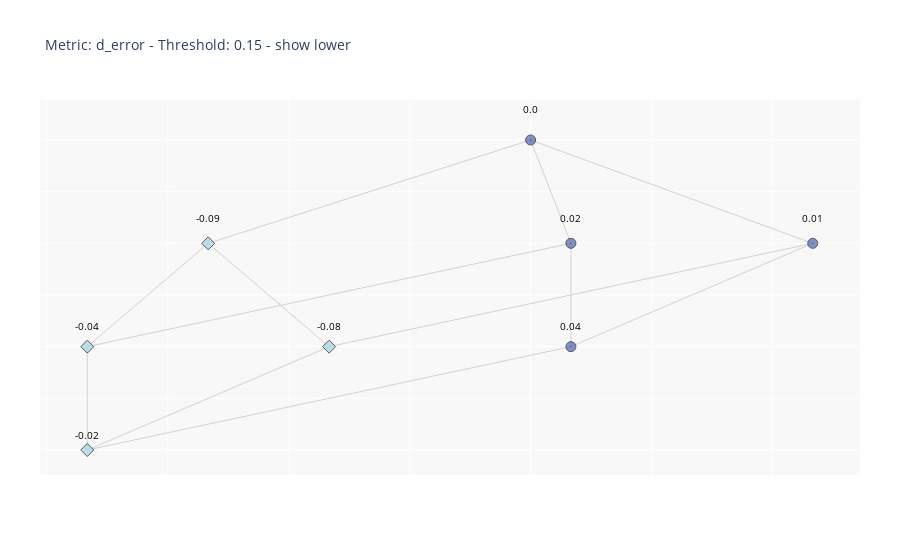

The notebook cell saved with this chart:
### Markdown cell above
#### Lattice

### Code cell
id_col=0
fp_divergence_ofI=fp_divergence_ofI
corrSign=fp_divergence_ofI.getCorrectiveItems()
if len(corrSign)>id_col:
    S_i=corrSign[["S+i"]].head(id_col+1).values[id_col][0]
    print(S_i)
    fig1=fp_divergence_ofI.plotLatticeItemset(S_i, Th_divergence=0.15, sizeDot="small", getLower=True)
    if saveFig:
        fig1.write_image(f"{outDirLattice}/lattice_corrective_{dataset_name}_{fp_divergence_ofI.metric_name}_{min_sup}.pdf")

### Figure 1 — Plotly figure (JSON) as saved in the notebook; plotly's stock layout.template omitted (floating-point values rounded to 4 significant figures)
{"data": [{"hoverinfo": "none", "line": {"color": "rgb(210,210,210)", "width": 1}, "mode": "lines", "type": "scatter", "x": [0, -1.333, null, 0, 0.1667, null, 0, 1.167, null, -1.333, -1.833, null, -1.333, -0.8333, null, 0.1667, -1.833, null, 0.1667, 0.1667, null, 1.167, -0.8333, null, 1.167, 0.1667, null, -1.833, -1.833, null, -0.8333, -1.833, null, 0.1667, -1.833, null], "y": [6, 5, null, 6, 5, null, 6, 5, null, 5, 4, null, 5, 4, null, 5, 4, null, 5, 4, null, 5, 4, null, 5, 4, null, 4, 3, null, 4, 3, null, 4, 3, null]}, {"hoverinfo": "text", "marker": {"color": "#ff6666", "line": {"color": "rgb(50,50,50)", "width": 1}, "size": 10, "symbol": "square"}, "mode": "markers", "name": "Metric: d_error - Threshold: 0.15 - show lower", "opacity": 0.8, "text": [], "type": "scatter", "x": [], "y": []}, {"hoverinfo": "text", "marker": {"color": "lightblue", "line": {"color": "rgb(50,50,50)", "width": 1}, "size": 10, "symbol": "diamond"}, "mode": "markers", "name": "Metric: d_error - Threshold: 0.15 - show lower", "opacity": 0.8, "text": ["priors_count=0", "priors_count=0, race=African-American", "priors_count=0, sex=Male", "priors_count=0, race=African-American, sex=Male"], "type": "scatter", "x": [-1.333, -1.833, -0.8333, -1.833], "y": [5, 4, 4, 3]}, {"hoverinfo": "text", "marker": {"color": "#6175c1", "line": {"color": "rgb(50,50,50)", "width": 1}, "size": 10, "symbol": "circle-dot"}, "mode": "markers", "name": "Metric: d_error - Threshold: 0.15 - show lower", "opacity": 0.8, "text": ["", "race=African-American", "sex=Male", "race=African-American, sex=Male"], "type": "scatter", "x": [0, 0.1667, 1.167, 0.1667], "y": [6, 5, 5, 4]}], "layout": {"annotations": [{"font": {"color": "rgb(0,0,0)", "size": 10}, "showarrow": false, "text": "0.0", "x": 0, "xref": "x", "y": 6.3, "yref": "y"}, {"font": {"color": "rgb(0,0,0)", "size": 10}, "showarrow": false, "text": "-0.09", "x": -1.333, "xref": "x", "y": 5.25, "yref": "y"}, {"font": {"color": "rgb(0,0,0)", "size": 10}, "showarrow": false, "text": "0.02", "x": 0.1667, "xref": "x", "y": 5.25, "yref": "y"}, {"font": {"color": "rgb(0,0,0)", "size": 10}, "showarrow": false, "text": "0.01", "x": 1.167, "xref": "x", "y": 5.25, "yref": "y"}, {"font": {"color": "rgb(0,0,0)", "size": 10}, "showarrow": false, "text": "-0.04", "x": -1.833, "xref": "x", "y": 4.2, "yref": "y"}, {"font": {"color": "rgb(0,0,0)", "size": 10}, "showarrow": false, "text": "-0.08", "x": -0.8333, "xref": "x", "y": 4.2, "yref": "y"}, {"font": {"color": "rgb(0,0,0)", "size": 10}, "showarrow": false, "text": "0.04", "x": 0.1667, "xref": "x", "y": 4.2, "yref": "y"}, {"font": {"color": "rgb(0,0,0)", "size": 10}, "showarrow": false, "text": "-0.02", "x": -1.833, "xref": "x", "y": 3.15, "yref": "y"}], "font": {"size": 10}, "hovermode": "closest", "margin": {"b": 85, "l": 40, "r": 40, "t": 100}, "plot_bgcolor": "rgb(248,248,248)", "showlegend": false, "title": {"text": "Metric: d_error - Threshold: 0.15 - show lower"}, "xaxis": {"showline": false, "showticklabels": false, "zeroline": false}, "yaxis": {"showline": false, "showticklabels": false, "zeroline": false}}}
